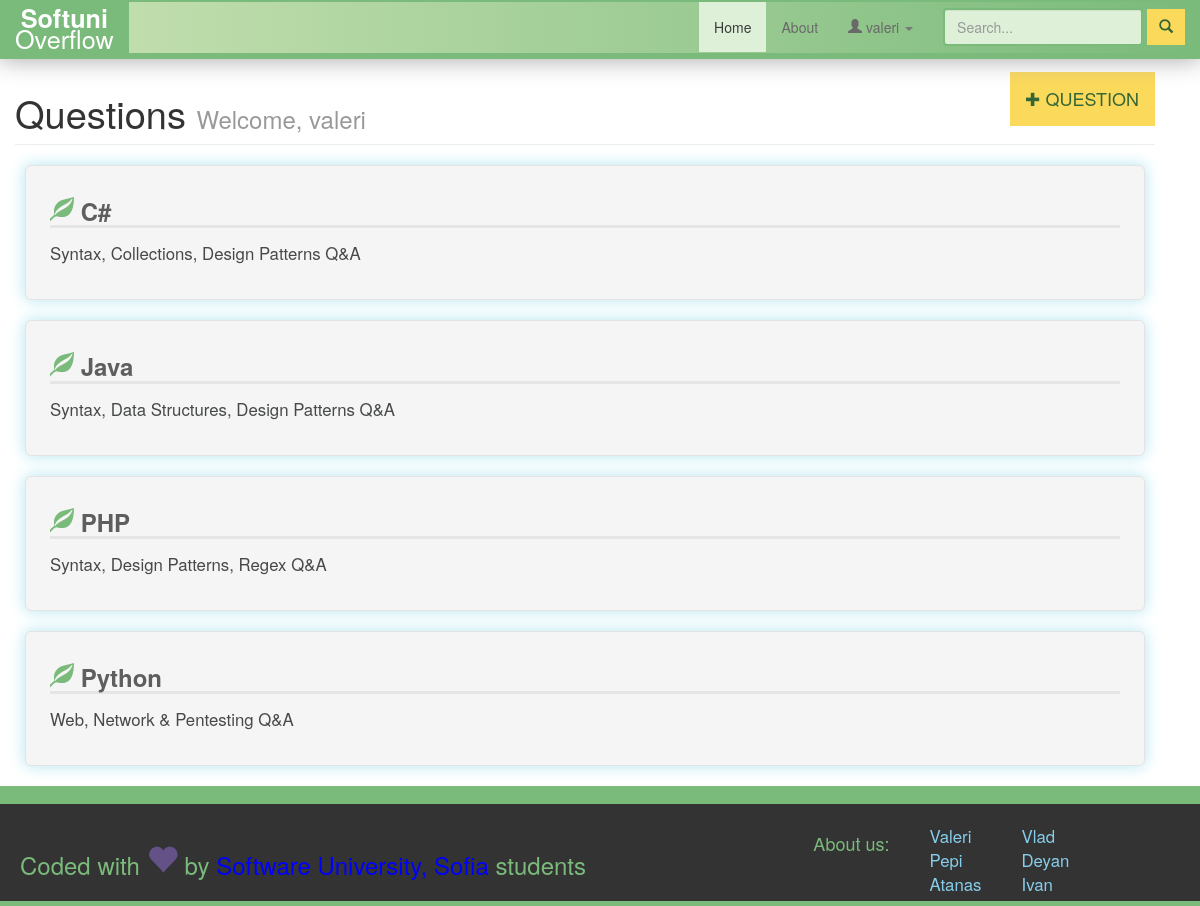
The app's page /php/index.php (signed in) with its own data.
### tables this page shows
CREATE TABLE IF NOT EXISTS `categories` (
  `id` tinyint(4) NOT NULL AUTO_INCREMENT,
  `category_title` varchar(150) NOT NULL,
  `category_description` varchar(255) NOT NULL,
  `last_post_date` datetime DEFAULT NULL,
  `last_user_posted` int(11) DEFAULT NULL,
  PRIMARY KEY (`id`)
);

### php/index.php (the view, shortened to what this page needs)
<?php
if(isset($_SESSION['uid'])) {
    $isLogged = true;
    $userName = $_SESSION['username'];
} else {
    $isLogged = false;
}
?>
<!doctype html>
<html lang="en">
<head>
    <link rel="stylesheet" href="../includes/css/bootstrap-glyphicons.css"/>
    <link rel="stylesheet" href="../bootstrap/css/bootstrap.min.css"/>
    <link rel="stylesheet" href="../includes/css/styles.css"/>
    <link rel="stylesheet" href="style.css"/>
</head>
<body>
<div class="container fill" id="main">
    <div class="navbar navbar-fixed-top">
        <div class="container">
            <a class="navbar-brand" href="../php/"><b>Softuni</b><br/>Overflow</a>
            <div class="nav-collapse collapse navbar-responsive-collapse">
                <ul class="nav navbar-nav pull-right">
                    <li class="active">
                        <a href="../php/">Home</a>
                    </li>
                    <li>
                        <a href="../php/about.php">About</a>
                    </li>
                    <li class="dropdown">
                        <a href="#" id="user-control" class="dropdown-toggle" data-toggle="dropdown">
                            <span class="glyphicon glyphicon-user"></span>
                            <?php
                            if ($isLogged) {
                                echo $userName;
                                ?>
                                <span class="caret"></span></a>
                                <?php
                            }
                            ?>
                    </li>
                    <form action="search_posts.php" method="get" class="navbar-form pull-right">
                        <input type="text" name="term" class="form-control" placeholder="Search..." id="searchInput"/>
                        <button type="submit" class="btn btn-success"><span class="glyphicon glyphicon-search"></span></button>
                    </form>
                </ul>
            </div>
        </div>
    </div>
    <div class="row col-12" id="mainRow">
        <div id="contentHeader" >
            <div class="page-header clearfix">
                    <h1 class="pull-left">Questions
                        <small<?php
                        if ($isLogged) {
                            echo " id='helloMessage'>Welcome, " . $userName;
                        } else {
                            echo ">About IT stuff and softuni.bg";
                        }
                        ?></small></h1>
                <?php
                if ($isLogged) {
                ?>
                    <a href="#" class="btn btn-large btn-default pull-right" id="btn-newQ">
                        <span class="glyphicon glyphicon-plus"></span> QUESTION
                    </a>
                <?php
                }
                ?>
            </div>
        </div>
        <?php
        $sql = "SELECT * FROM categories ORDER BY category_title ASC";
        $res = mysql_query($sql) or die(mysql_error());
        if(mysql_num_rows($res) > 0) {
            while($row = mysql_fetch_assoc($res)) {
                $id = $row['id'];
                $title = $row['category_title'];
                $description = $row['category_description'];
                ?>
                <a href="view_category.php?cid=<?php echo $id ?>">
                <div class="well well-large">
                    <h3>
                        <span class='glyphicon glyphicon-leaf'></span>
                        <?php
                        echo $title;
                        ?>
                    </h3>
                    <p>
                        <?php
                        echo $description;
                        ?>
                    </p>
                </div>
                </a>
                <?php
            }
        } else {
            echo "<p>There are no categories available yet";
        }
        ?>
    </div>
</div>
<footer>
    <div class="container">
        <div class="row">
            <div class="col-sm-8">
                <h3>Coded with <span class="glyphicon glyphicon-heart"></span> by
                    <a href="http://www.softuni.bg" target="_blank">Software University, Sofia</a> students <br/>
                </h3>
            </div>
            <div class="col-sm-4" id="footer-about">
                <h4 class="pull-left">About us:</h4>
                <ul class="pull-left list-unstyled">
                    <li>Valeri</li>
                    <li>Pepi</li>
                    <li >Atanas</li>
                </ul>
                <ul class="list-unstyled">
                    <li>Vlad</li>
                    <li>Deyan</li>
                    <li>Ivan</li>
                </ul>
            </div>
        </div>
    </div>
</footer>
</body>
</html>

### includes/css/styles.css (style rules this page uses)
body, html { height: 100%; }
body > .container { min-height: 85%; }
footer { background: #333; color: #7aba7b; font-size: 1.2em; padding: 20px; border-top: 18px solid #7aba7b; border-bottom: 5px solid #7aba7b; -webkit-transition: 2s; transition: 2s; height: 15%; min-height: 120px; }
footer #footer-about ul { margin: 0 40px; color: skyblue; }
body { -webkit-font-smoothing: antialiased; text-randering: optimizelegibility; }
#btn-newQ span { font-size: 0.8em; }
.glyphicon-heart { color: rgba(147,112,219,0.5); font-size: 1.3em; }
body > .container .page-header { padding-top: 32px; padding-bottom: 0; }
.page-header #helloMessage { color: #999999; }
.well > h3 { margin: 7px 0 13px 0 ; padding-bottom: 1px; font-weight: bold; color: #5e5e5e; border-bottom: 3px solid #e5e5e5; }
.well > h3 > span { color: #7aba7b; font-weight: normal; }
.well-large p { font-size: 1.2em; color: #474949; }
body > .container > .navbar { background: -webkit-linear-gradient(left, #c9e2b3, #7aba7b); background: -o-linear-gradient(left, #c9e2b3, #7aba7b); background: -moz-linear-gradient(left, #c9e2b3, #7aba7b); background: linear-gradient(to left, #c9e2bw, #7aba7b); border-top: 2px solid #7aba7b; border-bottom: 6px solid #7aba7b; -webkit-transition: 0.5s; transition: 0.5s; }
body > .container > .navbar .active a { background-color: #dff0d8; color: #3a3c3c; }
.navbar input { background-color: #dff0d8; border:2px solid #7aba7b; margin-left: 15px; }
body > .container > .navbar a { color: dimgray; }
body > .container > .navbar .navbar-brand { font-size: 1.8em; line-height: 0.8em; padding: 5px 15px 5px 15px; color: white; background: #7aba7b; -webkit-transition: 0.5s; transition: 0.5s; }
#searchInput { width: 200px; }
body > .container > .navbar #user-control { color: dimgray; }
.btn { background-color: #fbd95b; border: none; border-radius: 0; color: #356635; -webkit-transition: 0.5s; transition: 0.5s; }
.btn-success { background-color: #fbd95b; }
.btn-large { margin-bottom: 15px; }
.well { box-shadow: 0 0 15px 1px #bce8f1; margin: 20px 10px; }

### php/style.css (style rules this page uses)
a { color:#0000ff; }
form { display: inline-block; }

### records on screen
categories: category_title "C#", category_description "Syntax, Collections, Design Patterns Q&A"
categories: category_title "Java", category_description "Syntax, Data Structures, Design Patterns Q&A"
categories: category_title "PHP", category_description "Syntax, Design Patterns, Regex Q&A"
categories: category_title "Python", category_description "Web, Network & Pentesting Q&A"

### other values on screen
$userName "valeri"
